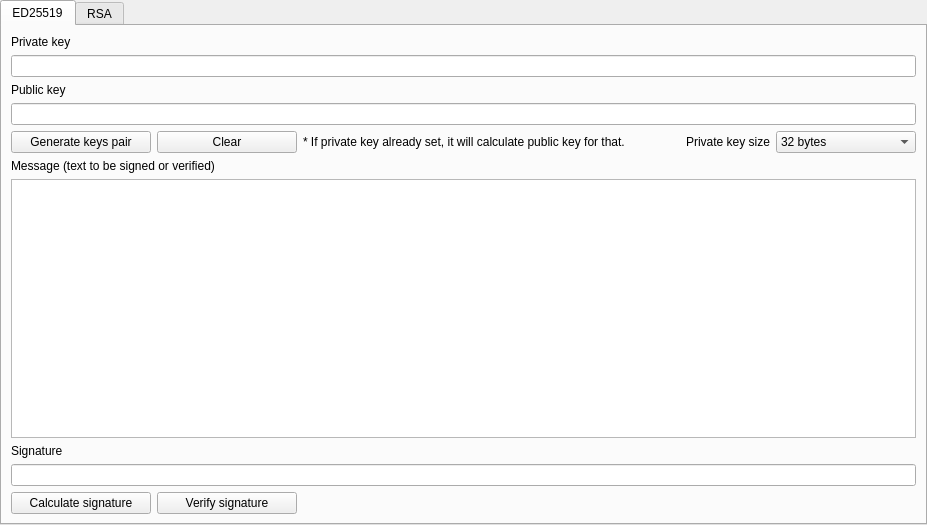
<?xml version="1.0" encoding="UTF-8"?>
<ui version="4.0">
 <class>UiDigitalSignatures</class>
 <widget class="QWidget" name="UiDigitalSignatures">
  <property name="geometry">
   <rect>
    <x>0</x>
    <y>0</y>
    <width>927</width>
    <height>525</height>
   </rect>
  </property>
  <property name="windowTitle">
   <string>DigitalSignatures</string>
  </property>
  <layout class="QGridLayout" name="gridLayout">
   <property name="leftMargin">
    <number>0</number>
   </property>
   <property name="topMargin">
    <number>0</number>
   </property>
   <property name="rightMargin">
    <number>0</number>
   </property>
   <property name="bottomMargin">
    <number>0</number>
   </property>
   <item row="0" column="0">
    <widget class="QTabWidget" name="tabWidget_Signature">
     <property name="currentIndex">
      <number>0</number>
     </property>
     <widget class="QWidget" name="tabName_ED25519">
      <attribute name="title">
       <string>ED25519</string>
      </attribute>
      <layout class="QGridLayout" name="gridLayout_3">
       <item row="7" column="0" colspan="5">
        <widget class="QTextEdit" name="ed25529_textEdit_Message">
         <property name="font">
          <font>
           <family>Consolas</family>
          </font>
         </property>
        </widget>
       </item>
       <item row="10" column="0">
        <widget class="QPushButton" name="ed25519_pushButton_CalculateSignature">
         <property name="text">
          <string>Calculate signature</string>
         </property>
        </widget>
       </item>
       <item row="4" column="2">
        <widget class="QLabel" name="label_20">
         <property name="text">
          <string>* If private key already set, it will calculate public key for that.</string>
         </property>
        </widget>
       </item>
       <item row="4" column="4">
        <widget class="QComboBox" name="comboBox">
         <item>
          <property name="text">
           <string>32 bytes</string>
          </property>
         </item>
        </widget>
       </item>
       <item row="6" column="0" colspan="3">
        <widget class="QLabel" name="label_3">
         <property name="text">
          <string>Message (text to be signed or verified)</string>
         </property>
        </widget>
       </item>
       <item row="1" column="0" colspan="5">
        <widget class="QLineEdit" name="ed25529_textEdit_privateKey">
         <property name="font">
          <font>
           <family>Consolas</family>
          </font>
         </property>
         <property name="clearButtonEnabled">
          <bool>true</bool>
         </property>
        </widget>
       </item>
       <item row="2" column="0">
        <widget class="QLabel" name="ed25519_label_PublicKey">
         <property name="text">
          <string>Public key</string>
         </property>
        </widget>
       </item>
       <item row="4" column="3">
        <widget class="QLabel" name="label">
         <property name="text">
          <string>Private key size</string>
         </property>
         <property name="alignment">
          <set>Qt::AlignRight|Qt::AlignTrailing|Qt::AlignVCenter</set>
         </property>
        </widget>
       </item>
       <item row="3" column="0" colspan="5">
        <widget class="QLineEdit" name="ed25529_textEdit_publicKey">
         <property name="font">
          <font>
           <family>Consolas</family>
          </font>
         </property>
         <property name="clearButtonEnabled">
          <bool>true</bool>
         </property>
        </widget>
       </item>
       <item row="4" column="1">
        <widget class="QPushButton" name="pushButton_Signature_ED25519_Clear">
         <property name="text">
          <string>Clear</string>
         </property>
        </widget>
       </item>
       <item row="8" column="0">
        <widget class="QLabel" name="label_4">
         <property name="text">
          <string>Signature</string>
         </property>
        </widget>
       </item>
       <item row="10" column="1">
        <widget class="QPushButton" name="ed25519_pushButton_VerifySignature">
         <property name="text">
          <string>Verify signature</string>
         </property>
        </widget>
       </item>
       <item row="4" column="0">
        <widget class="QPushButton" name="ed25519_pushButton_GenerateKeysPair">
         <property name="text">
          <string>Generate keys pair</string>
         </property>
        </widget>
       </item>
       <item row="9" column="0" colspan="5">
        <widget class="QLineEdit" name="ed25529_textEdit_Signature">
         <property name="enabled">
          <bool>true</bool>
         </property>
         <property name="font">
          <font>
           <family>Consolas</family>
          </font>
         </property>
         <property name="clearButtonEnabled">
          <bool>true</bool>
         </property>
        </widget>
       </item>
       <item row="0" column="0">
        <widget class="QLabel" name="ed25519_label_PrivateKey">
         <property name="text">
          <string notr="true">Private key</string>
         </property>
        </widget>
       </item>
      </layout>
     </widget>
     <widget class="QWidget" name="tabName_Signature_RSA">
      <attribute name="title">
       <string>RSA</string>
      </attribute>
     </widget>
    </widget>
   </item>
  </layout>
 </widget>
 <resources/>
 <connections/>
</ui>
